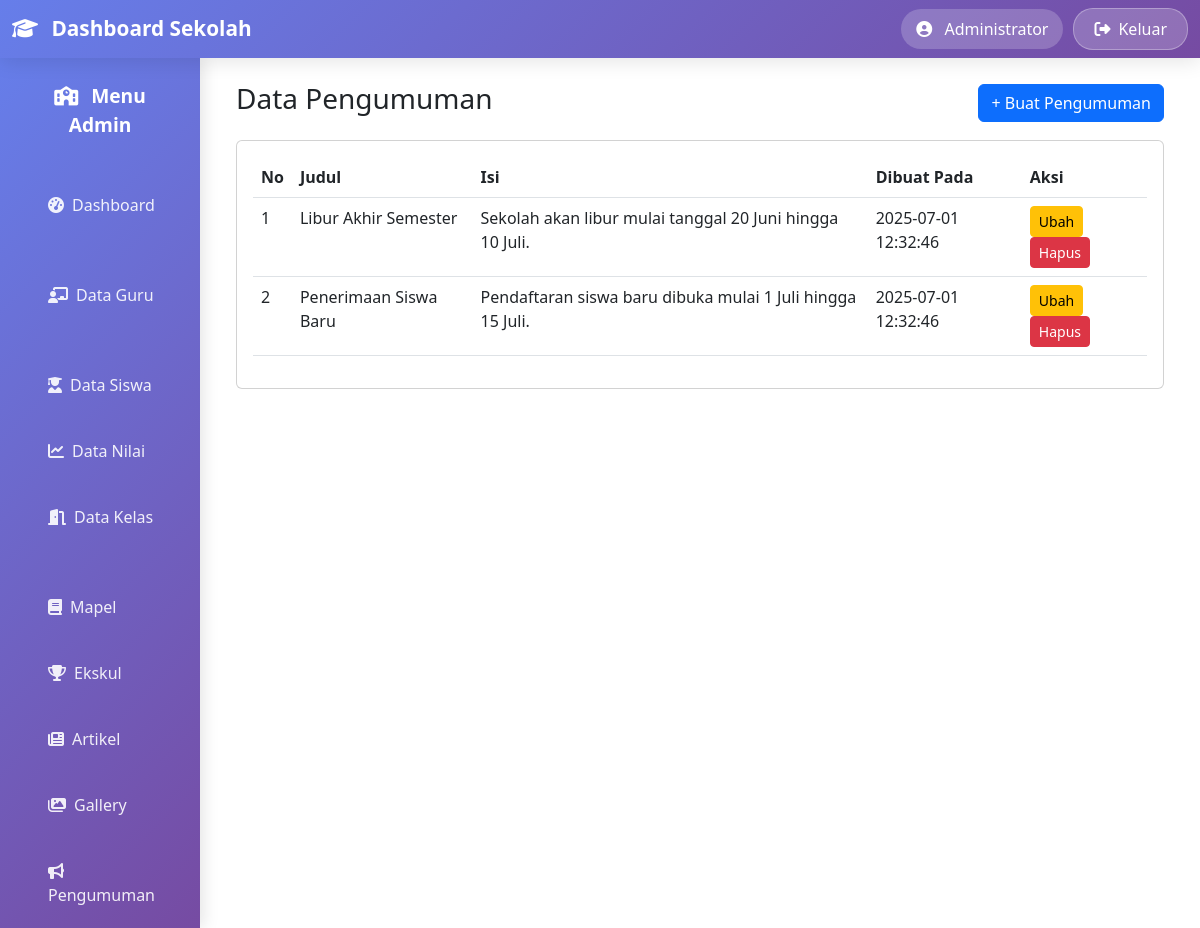
Screenshot of /pengumuman/index.php (signed in) with the database file from the repository.
### tables this page shows
CREATE TABLE `pengumuman` (
  `id` int(11) NOT NULL,
  `judul` varchar(200) NOT NULL,
  `isi` text NOT NULL,
  `dibuat_pada` timestamp NOT NULL DEFAULT current_timestamp()
);

### pengumuman/index.php (the view, shortened to what this page needs)
<?php
require_once '../config/database.php';
include '../template/header.php';
include '../template/sidebar.php';
$result = mysqli_query($conn, "SELECT * FROM pengumuman ORDER BY dibuat_pada DESC");
?>
<div class="container-fluid">
    <div class="row">
        <div class="col-12">
            <div class="d-flex justify-content-between align-items-center mb-3">
                <h3>Data Pengumuman</h3>
                <a href="create.php" class="btn btn-primary">+ Buat Pengumuman</a>
            </div>
            <div class="card">
                <div class="card-body">
                    <table class="table table-hover">
                        <thead>
                            <tr>
                                <th>No</th>
                                <th>Judul</th>
                                <th>Isi</th>
                                <th>Dibuat Pada</th>
                                <th>Aksi</th>
                            </tr>
                        </thead>
                        <tbody>
                        <?php $no=1; while($row = mysqli_fetch_assoc($result)): ?>
                            <tr>
                                <td><?= $no++; ?></td>
                                <td><?= htmlspecialchars($row['judul']); ?></td>
                                <td><?= nl2br(htmlspecialchars(substr($row['isi'],0,60))) . (strlen($row['isi'])>60?'...':''); ?></td>
                                <td><?= htmlspecialchars($row['dibuat_pada']); ?></td>
                                <td>
                                    <a href="edit.php?id=<?= $row['id']; ?>" class="btn btn-warning btn-sm">Ubah</a>
                                    <a href="delete.php?id=<?= $row['id']; ?>" class="btn btn-danger btn-sm" onclick="return confirm('Yakin hapus data ini?')">Hapus</a>
                                </td>
                            </tr>
                        <?php endwhile; ?>
                        </tbody>
                    </table>
                </div>
            </div>
        </div>
    </div>
</div>
<?php include '../template/footer.php'; ?>

### rows the page displays
pengumuman: judul "Libur Akhir Semester", isi "Sekolah akan libur mulai tanggal 20 Juni hingga 10 Juli.", dibuat_pada "2025-07-01 12:32:46"
pengumuman: judul "Penerimaan Siswa Baru", isi "Pendaftaran siswa baru dibuka mulai 1 Juli hingga 15 Juli.", dibuat_pada "2025-07-01 12:32:46"

### other values shown
$_SESSION['admin_nama'] "Administrator"
